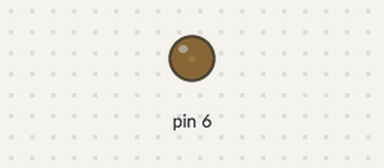
The sketch below on a simulated Arduino Uno, built with avr-gcc and run on an emulated ATmega328P. On the bench: output pins drawn as LEDs (lit = HIGH).

Above: at 0.05 s.
At 0.35 s:
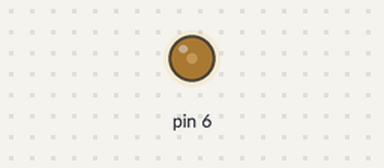
At 0.65 s:
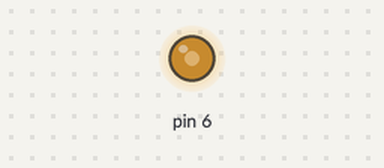
At 1.25 s:
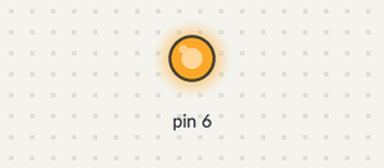
Timing chart, 0 to 3.0 s (numbered marks = the images above):
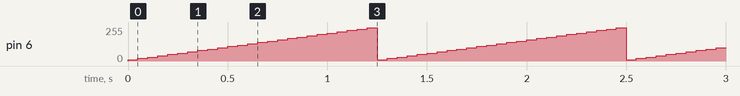

Measured:
- by itself, pin 6: ramps from 10/255 to 250/255 and jumps back, once every 1.3 s

The sketch:

181228_pwm.ino
```cpp
// 전류 흐른 시간을 이용하여 LED 조명 밝기 변환

void setup(){
  pinMode(6, OUTPUT); // 6번으로 출력
}

void loop(){
  for(int i = 10; i < 255; i = i + 10){
    analogWrite(6, i);
    delay(50);
  }
}
```
